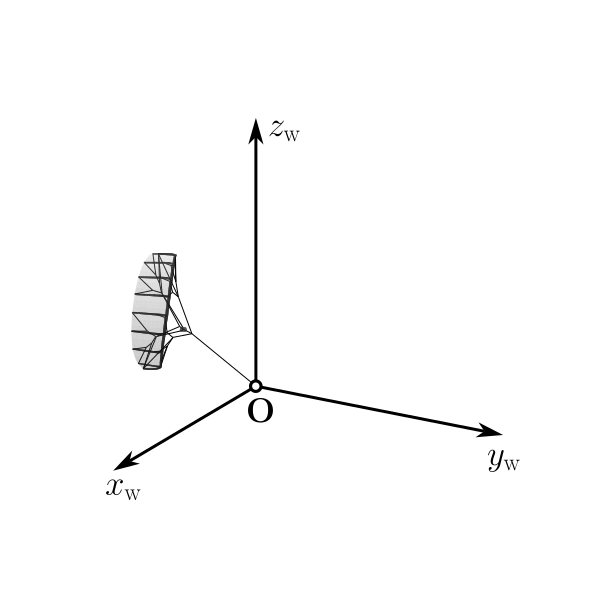

The Python source for this figure:
#!/usr/bin/env python3
# -*- coding: utf-8 -*-
"""
Created on Thu Aug 11 11:03:50 2022


@author: rschmehl
"""

import matplotlib.pyplot as plt
import numpy as np
import sys
from pathlib import Path

# Set this with environment variable PYTHONPATH
#lib_path = Path('/home/rschmehl/projects/vplot3d')
#sys.path.append(str(lib_path))

import vplot3d as v3d
from kiteV3 import KiteV3
from vplot3d import Point, Line, Vector, save_svg_tex

def spherical_vector_base(beta, phi):
    '''Spherical vector base.
    '''
    cb, sb = np.cos(beta), np.sin(beta)
    cp, sp = np.cos(phi),  np.sin(phi)
    return np.array([ cb*cp,  cb*sp, sb]), \
           np.array([   -sp,     cp,  0]), \
           np.array([-sb*cp, -sb*sp, cb])

fig = plt.figure()
ax = fig.add_subplot(projection='3d', proj_type='ortho')
ax.set_axis_off()

# Initialize vector diagram
# See also https://matplotlib.org/stable/api/toolkits/mplot3d/view_angles.html
v3d.plot_zoom, v3d.plot_radius = v3d.init(width=600, height=600, \
                                          xmin=0,    xmax=1,     \
                                          ymin=0,    ymax=1,     \
                                          zmin=-0.3, zmax=1.5,   \
                                          zoom=1.5,              \
                                          elev=20,   azim=30    )

PO = np.array([0, 0, 0])
O  = Point(PO, shape='Point1M', zorder=100, color='k')

# Cartesian base vectors
Px = np.array([1, 0, 0])
Py = np.array([0, 1, 0])
Pz = np.array([0, 0, 1])
e1 = Vector(PO, Px, shape='Arrow1Mend', linewidth=3, zorder=50, color='k')
e2 = Vector(PO, Py, shape='Arrow1Mend', linewidth=3, zorder=50, color='k')
e3 = Vector(PO, Pz, shape='Arrow1Mend', linewidth=3, zorder=50, color='k')

# Wing
er, ephi, ebeta = spherical_vector_base(beta=np.deg2rad(30), phi=np.deg2rad(15))
chi = np.deg2rad(0)
vkt = np.cos(chi)*ebeta + np.sin(chi)*ephi
lt  = Line(PO, er, linewidth=1, linestyle="solid")

kv3 = KiteV3.rotated(PO, e2=vkt, e3=er, voff=er, scale=0.05)

# Rasterized output of meshes
#v3d.rasterize_dpi = 72
#kv3 = KiteV3.rotated(PO, e2=vkt, e3=er, voff=er, scale=0.05, rasterized=True)

# Text labels
ax.annotate3D(r'$\vec{O}$', xyz=PO, xytext=(-0.5,-1.8))
ax.annotate3D(r'$\xw$', xyz=Px, xytext=(-0.4,-1.2))
ax.annotate3D(r'$\yw$', xyz=Py, xytext=(-0.8,-1.5))
ax.annotate3D(r'$\zw$', xyz=Pz, xytext=(0.6,-0.9))

save_svg_tex('kite')   # Save svg, post-process and display
plt.close()
